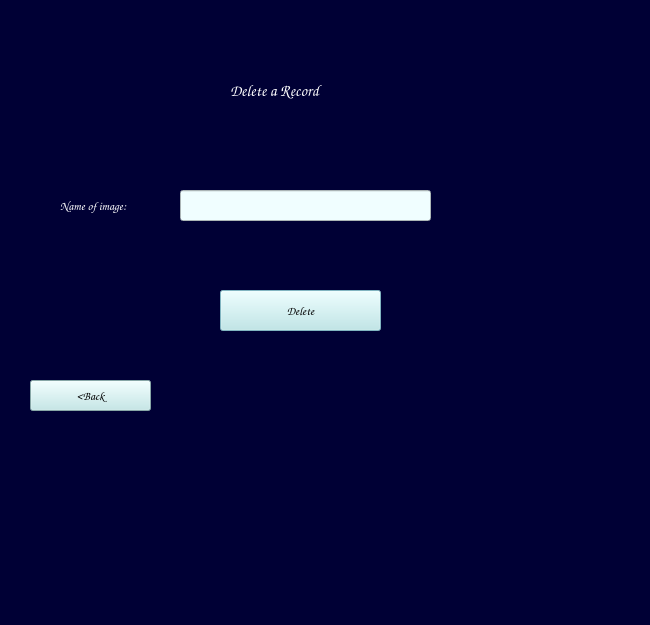
<?xml version="1.0" encoding="UTF-8"?>
<ui version="4.0">
 <class>Dialog</class>
 <widget class="QDialog" name="Dialog">
  <property name="geometry">
   <rect>
    <x>0</x>
    <y>0</y>
    <width>650</width>
    <height>625</height>
   </rect>
  </property>
  <property name="windowTitle">
   <string>Dialog</string>
  </property>
  <property name="styleSheet">
   <string notr="true">background-color: rgb(0, 0, 53);</string>
  </property>
  <widget class="QLabel" name="label_5">
   <property name="geometry">
    <rect>
     <x>60</x>
     <y>180</y>
     <width>111</width>
     <height>51</height>
    </rect>
   </property>
   <property name="font">
    <font>
     <family>Comic Sans MS</family>
     <pointsize>9</pointsize>
     <weight>50</weight>
     <bold>false</bold>
    </font>
   </property>
   <property name="styleSheet">
    <string notr="true">color: rgb(255, 255, 255);</string>
   </property>
   <property name="text">
    <string>Name of image:</string>
   </property>
  </widget>
  <widget class="QPushButton" name="delRButton">
   <property name="geometry">
    <rect>
     <x>220</x>
     <y>290</y>
     <width>161</width>
     <height>41</height>
    </rect>
   </property>
   <property name="font">
    <font>
     <family>Comic Sans MS</family>
    </font>
   </property>
   <property name="styleSheet">
    <string notr="true">background-color: rgb(189, 232, 232);
selection-background-color: rgb(141, 198, 211);</string>
   </property>
   <property name="text">
    <string>Delete</string>
   </property>
  </widget>
  <widget class="QLabel" name="label">
   <property name="geometry">
    <rect>
     <x>230</x>
     <y>60</y>
     <width>161</width>
     <height>61</height>
    </rect>
   </property>
   <property name="font">
    <font>
     <family>Comic Sans MS</family>
     <pointsize>12</pointsize>
     <weight>50</weight>
     <bold>false</bold>
    </font>
   </property>
   <property name="styleSheet">
    <string notr="true">color: rgb(255, 255, 255);</string>
   </property>
   <property name="text">
    <string>Delete a Record</string>
   </property>
  </widget>
  <widget class="QLineEdit" name="DNmtxt">
   <property name="geometry">
    <rect>
     <x>180</x>
     <y>190</y>
     <width>251</width>
     <height>31</height>
    </rect>
   </property>
   <property name="font">
    <font>
     <pointsize>10</pointsize>
    </font>
   </property>
   <property name="styleSheet">
    <string notr="true">background-color: rgb(240, 254, 255);</string>
   </property>
  </widget>
  <widget class="QPushButton" name="backButton">
   <property name="enabled">
    <bool>true</bool>
   </property>
   <property name="geometry">
    <rect>
     <x>30</x>
     <y>380</y>
     <width>121</width>
     <height>31</height>
    </rect>
   </property>
   <property name="font">
    <font>
     <family>Comic Sans MS</family>
    </font>
   </property>
   <property name="styleSheet">
    <string notr="true">background-color: rgb(189, 232, 232);
selection-background-color: rgb(141, 198, 211);</string>
   </property>
   <property name="text">
    <string>&lt;Back</string>
   </property>
  </widget>
 </widget>
 <resources/>
 <connections/>
</ui>
